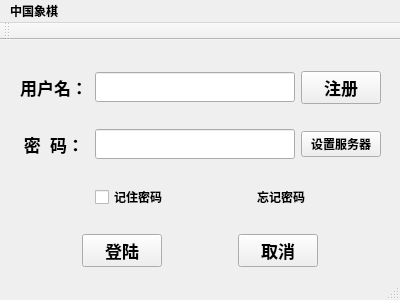
<?xml version="1.0" encoding="UTF-8"?>
<ui version="4.0">
 <class>Login</class>
 <widget class="QMainWindow" name="Login">
  <property name="geometry">
   <rect>
    <x>0</x>
    <y>0</y>
    <width>400</width>
    <height>300</height>
   </rect>
  </property>
  <property name="font">
   <font>
    <weight>75</weight>
    <bold>true</bold>
   </font>
  </property>
  <property name="windowTitle">
   <string>登录</string>
  </property>
  <widget class="QWidget" name="centralWidget">
   <layout class="QVBoxLayout" name="verticalLayout">
    <item>
     <spacer name="verticalSpacer">
      <property name="orientation">
       <enum>Qt::Vertical</enum>
      </property>
      <property name="sizeHint" stdset="0">
       <size>
        <width>20</width>
        <height>17</height>
       </size>
      </property>
     </spacer>
    </item>
    <item>
     <layout class="QHBoxLayout" name="horizontalLayout_4">
      <item>
       <spacer name="horizontalSpacer_2">
        <property name="orientation">
         <enum>Qt::Horizontal</enum>
        </property>
        <property name="sizeHint" stdset="0">
         <size>
          <width>13</width>
          <height>29</height>
         </size>
        </property>
       </spacer>
      </item>
      <item>
       <layout class="QHBoxLayout" name="horizontalLayout">
        <item>
         <widget class="QLabel" name="userLabel">
          <property name="minimumSize">
           <size>
            <width>70</width>
            <height>30</height>
           </size>
          </property>
          <property name="font">
           <font>
            <pointsize>13</pointsize>
            <weight>75</weight>
            <bold>true</bold>
           </font>
          </property>
          <property name="text">
           <string>用户名：</string>
          </property>
          <property name="alignment">
           <set>Qt::AlignCenter</set>
          </property>
         </widget>
        </item>
        <item>
         <widget class="QLineEdit" name="userEdit">
          <property name="minimumSize">
           <size>
            <width>200</width>
            <height>30</height>
           </size>
          </property>
          <property name="font">
           <font>
            <pointsize>13</pointsize>
            <weight>75</weight>
            <bold>true</bold>
           </font>
          </property>
          <property name="maxLength">
           <number>20</number>
          </property>
         </widget>
        </item>
       </layout>
      </item>
      <item>
       <widget class="QPushButton" name="registerButton">
        <property name="font">
         <font>
          <pointsize>13</pointsize>
         </font>
        </property>
        <property name="text">
         <string>注册</string>
        </property>
       </widget>
      </item>
      <item>
       <spacer name="horizontalSpacer_3">
        <property name="orientation">
         <enum>Qt::Horizontal</enum>
        </property>
        <property name="sizeHint" stdset="0">
         <size>
          <width>13</width>
          <height>29</height>
         </size>
        </property>
       </spacer>
      </item>
     </layout>
    </item>
    <item>
     <spacer name="verticalSpacer_2">
      <property name="orientation">
       <enum>Qt::Vertical</enum>
      </property>
      <property name="sizeHint" stdset="0">
       <size>
        <width>17</width>
        <height>11</height>
       </size>
      </property>
     </spacer>
    </item>
    <item>
     <layout class="QHBoxLayout" name="horizontalLayout_5">
      <item>
       <spacer name="horizontalSpacer_6">
        <property name="orientation">
         <enum>Qt::Horizontal</enum>
        </property>
        <property name="sizeHint" stdset="0">
         <size>
          <width>40</width>
          <height>20</height>
         </size>
        </property>
       </spacer>
      </item>
      <item>
       <layout class="QHBoxLayout" name="horizontalLayout_2">
        <item>
         <widget class="QLabel" name="passwordLabel">
          <property name="minimumSize">
           <size>
            <width>70</width>
            <height>30</height>
           </size>
          </property>
          <property name="font">
           <font>
            <pointsize>13</pointsize>
            <weight>75</weight>
            <bold>true</bold>
           </font>
          </property>
          <property name="text">
           <string>密  码：</string>
          </property>
          <property name="alignment">
           <set>Qt::AlignCenter</set>
          </property>
         </widget>
        </item>
        <item>
         <widget class="QLineEdit" name="passwordEdit">
          <property name="minimumSize">
           <size>
            <width>200</width>
            <height>30</height>
           </size>
          </property>
          <property name="font">
           <font>
            <pointsize>13</pointsize>
            <weight>75</weight>
            <bold>true</bold>
           </font>
          </property>
          <property name="maxLength">
           <number>16</number>
          </property>
         </widget>
        </item>
       </layout>
      </item>
      <item>
       <widget class="QPushButton" name="setServerButton">
        <property name="text">
         <string>设置服务器</string>
        </property>
       </widget>
      </item>
      <item>
       <spacer name="horizontalSpacer_7">
        <property name="orientation">
         <enum>Qt::Horizontal</enum>
        </property>
        <property name="sizeHint" stdset="0">
         <size>
          <width>40</width>
          <height>20</height>
         </size>
        </property>
       </spacer>
      </item>
     </layout>
    </item>
    <item>
     <spacer name="verticalSpacer_3">
      <property name="orientation">
       <enum>Qt::Vertical</enum>
      </property>
      <property name="sizeHint" stdset="0">
       <size>
        <width>20</width>
        <height>12</height>
       </size>
      </property>
     </spacer>
    </item>
    <item>
     <layout class="QHBoxLayout" name="horizontalLayout_7">
      <item>
       <spacer name="horizontalSpacer_9">
        <property name="orientation">
         <enum>Qt::Horizontal</enum>
        </property>
        <property name="sizeHint" stdset="0">
         <size>
          <width>40</width>
          <height>20</height>
         </size>
        </property>
       </spacer>
      </item>
      <item>
       <widget class="QCheckBox" name="rememberpasswordBox">
        <property name="text">
         <string>记住密码</string>
        </property>
       </widget>
      </item>
      <item>
       <spacer name="horizontalSpacer_8">
        <property name="orientation">
         <enum>Qt::Horizontal</enum>
        </property>
        <property name="sizeHint" stdset="0">
         <size>
          <width>40</width>
          <height>20</height>
         </size>
        </property>
       </spacer>
      </item>
      <item>
       <widget class="QLabel" name="forgetLabel">
        <property name="text">
         <string>忘记密码</string>
        </property>
       </widget>
      </item>
      <item>
       <spacer name="horizontalSpacer_10">
        <property name="orientation">
         <enum>Qt::Horizontal</enum>
        </property>
        <property name="sizeHint" stdset="0">
         <size>
          <width>40</width>
          <height>20</height>
         </size>
        </property>
       </spacer>
      </item>
     </layout>
    </item>
    <item>
     <spacer name="verticalSpacer_4">
      <property name="orientation">
       <enum>Qt::Vertical</enum>
      </property>
      <property name="sizeHint" stdset="0">
       <size>
        <width>20</width>
        <height>12</height>
       </size>
      </property>
     </spacer>
    </item>
    <item>
     <layout class="QHBoxLayout" name="horizontalLayout_3">
      <item>
       <spacer name="horizontalSpacer_4">
        <property name="orientation">
         <enum>Qt::Horizontal</enum>
        </property>
        <property name="sizeHint" stdset="0">
         <size>
          <width>40</width>
          <height>20</height>
         </size>
        </property>
       </spacer>
      </item>
      <item>
       <widget class="QPushButton" name="loginButton">
        <property name="minimumSize">
         <size>
          <width>75</width>
          <height>30</height>
         </size>
        </property>
        <property name="font">
         <font>
          <pointsize>13</pointsize>
         </font>
        </property>
        <property name="text">
         <string>登陆</string>
        </property>
       </widget>
      </item>
      <item>
       <spacer name="horizontalSpacer">
        <property name="orientation">
         <enum>Qt::Horizontal</enum>
        </property>
        <property name="sizeHint" stdset="0">
         <size>
          <width>40</width>
          <height>20</height>
         </size>
        </property>
       </spacer>
      </item>
      <item>
       <widget class="QPushButton" name="cancelButton">
        <property name="minimumSize">
         <size>
          <width>75</width>
          <height>30</height>
         </size>
        </property>
        <property name="font">
         <font>
          <pointsize>13</pointsize>
         </font>
        </property>
        <property name="text">
         <string>取消</string>
        </property>
       </widget>
      </item>
      <item>
       <spacer name="horizontalSpacer_5">
        <property name="orientation">
         <enum>Qt::Horizontal</enum>
        </property>
        <property name="sizeHint" stdset="0">
         <size>
          <width>40</width>
          <height>20</height>
         </size>
        </property>
       </spacer>
      </item>
     </layout>
    </item>
   </layout>
   <zorder>verticalSpacer</zorder>
   <zorder>verticalSpacer_2</zorder>
   <zorder></zorder>
   <zorder>verticalSpacer_3</zorder>
   <zorder>verticalSpacer_4</zorder>
  </widget>
  <widget class="QMenuBar" name="menuBar">
   <property name="geometry">
    <rect>
     <x>0</x>
     <y>0</y>
     <width>400</width>
     <height>23</height>
    </rect>
   </property>
   <widget class="QMenu" name="menu">
    <property name="title">
     <string>中国象棋</string>
    </property>
   </widget>
   <addaction name="menu"/>
  </widget>
  <widget class="QToolBar" name="mainToolBar">
   <property name="windowTitle">
    <string>中国象棋登录</string>
   </property>
   <attribute name="toolBarArea">
    <enum>TopToolBarArea</enum>
   </attribute>
   <attribute name="toolBarBreak">
    <bool>false</bool>
   </attribute>
  </widget>
  <widget class="QStatusBar" name="statusBar"/>
 </widget>
 <layoutdefault spacing="6" margin="11"/>
 <resources/>
 <connections/>
</ui>
